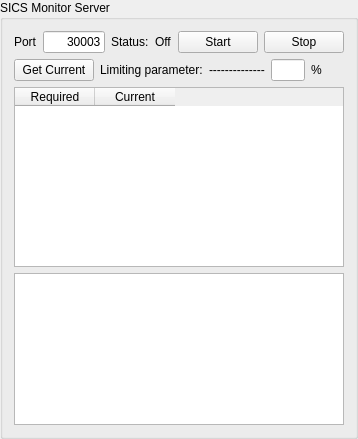
<?xml version="1.0" encoding="UTF-8"?>
<ui version="4.0">
 <class>Sics</class>
 <widget class="QGroupBox" name="Sics">
  <property name="geometry">
   <rect>
    <x>0</x>
    <y>0</y>
    <width>358</width>
    <height>439</height>
   </rect>
  </property>
  <property name="sizePolicy">
   <sizepolicy hsizetype="Ignored" vsizetype="Preferred">
    <horstretch>0</horstretch>
    <verstretch>0</verstretch>
   </sizepolicy>
  </property>
  <property name="windowTitle">
   <string>Sics</string>
  </property>
  <property name="title">
   <string>SICS Monitor Server</string>
  </property>
  <layout class="QVBoxLayout" name="verticalLayout">
   <item>
    <layout class="QHBoxLayout" name="horizontalLayout_2">
     <item>
      <widget class="QLabel" name="label">
       <property name="text">
        <string>Port</string>
       </property>
      </widget>
     </item>
     <item>
      <widget class="QLineEdit" name="port_Edit">
       <property name="text">
        <string>30003</string>
       </property>
       <property name="alignment">
        <set>Qt::AlignRight|Qt::AlignTrailing|Qt::AlignVCenter</set>
       </property>
      </widget>
     </item>
     <item>
      <widget class="QLabel" name="label_4">
       <property name="text">
        <string>Status:</string>
       </property>
      </widget>
     </item>
     <item>
      <widget class="QLabel" name="status_Edit">
       <property name="text">
        <string>Off</string>
       </property>
      </widget>
     </item>
     <item>
      <widget class="QPushButton" name="startserver_Button">
       <property name="text">
        <string>Start</string>
       </property>
      </widget>
     </item>
     <item>
      <widget class="QPushButton" name="stopserver_Button">
       <property name="text">
        <string>Stop</string>
       </property>
      </widget>
     </item>
    </layout>
   </item>
   <item>
    <layout class="QHBoxLayout" name="horizontalLayout">
     <item>
      <widget class="QPushButton" name="pushButton_2">
       <property name="sizePolicy">
        <sizepolicy hsizetype="Preferred" vsizetype="Fixed">
         <horstretch>0</horstretch>
         <verstretch>0</verstretch>
        </sizepolicy>
       </property>
       <property name="text">
        <string>Get Current</string>
       </property>
      </widget>
     </item>
     <item>
      <widget class="QLabel" name="label_2">
       <property name="text">
        <string>Limiting parameter:</string>
       </property>
      </widget>
     </item>
     <item>
      <widget class="QLabel" name="worstprm_label">
       <property name="text">
        <string>--------------</string>
       </property>
      </widget>
     </item>
     <item>
      <widget class="QLineEdit" name="worstval_edit">
       <property name="sizePolicy">
        <sizepolicy hsizetype="Ignored" vsizetype="Fixed">
         <horstretch>0</horstretch>
         <verstretch>0</verstretch>
        </sizepolicy>
       </property>
       <property name="alignment">
        <set>Qt::AlignRight|Qt::AlignTrailing|Qt::AlignVCenter</set>
       </property>
       <property name="readOnly">
        <bool>true</bool>
       </property>
      </widget>
     </item>
     <item>
      <widget class="QLabel" name="label_3">
       <property name="text">
        <string>%</string>
       </property>
      </widget>
     </item>
    </layout>
   </item>
   <item>
    <widget class="QTableWidget" name="compare_tbl">
     <property name="sizePolicy">
      <sizepolicy hsizetype="Expanding" vsizetype="MinimumExpanding">
       <horstretch>0</horstretch>
       <verstretch>0</verstretch>
      </sizepolicy>
     </property>
     <property name="minimumSize">
      <size>
       <width>0</width>
       <height>180</height>
      </size>
     </property>
     <attribute name="horizontalHeaderDefaultSectionSize">
      <number>80</number>
     </attribute>
     <attribute name="horizontalHeaderMinimumSectionSize">
      <number>19</number>
     </attribute>
     <attribute name="verticalHeaderDefaultSectionSize">
      <number>25</number>
     </attribute>
     <column>
      <property name="text">
       <string>Required</string>
      </property>
     </column>
     <column>
      <property name="text">
       <string>Current</string>
      </property>
     </column>
    </widget>
   </item>
   <item>
    <widget class="QTextEdit" name="inbuffer_Edit"/>
   </item>
  </layout>
 </widget>
 <resources/>
 <connections>
  <connection>
   <sender>startserver_Button</sender>
   <signal>clicked()</signal>
   <receiver>Sics</receiver>
   <slot>StartServer()</slot>
   <hints>
    <hint type="sourcelabel">
     <x>253</x>
     <y>67</y>
    </hint>
    <hint type="destinationlabel">
     <x>217</x>
     <y>69</y>
    </hint>
   </hints>
  </connection>
  <connection>
   <sender>stopserver_Button</sender>
   <signal>clicked()</signal>
   <receiver>Sics</receiver>
   <slot>StopServer()</slot>
   <hints>
    <hint type="sourcelabel">
     <x>335</x>
     <y>64</y>
    </hint>
    <hint type="destinationlabel">
     <x>117</x>
     <y>7</y>
    </hint>
   </hints>
  </connection>
  <connection>
   <sender>pushButton_2</sender>
   <signal>clicked()</signal>
   <receiver>Sics</receiver>
   <slot>GetCurrent()</slot>
   <hints>
    <hint type="sourcelabel">
     <x>39</x>
     <y>37</y>
    </hint>
    <hint type="destinationlabel">
     <x>31</x>
     <y>17</y>
    </hint>
   </hints>
  </connection>
 </connections>
 <slots>
  <slot>StartServer()</slot>
  <slot>StopServer()</slot>
  <slot>DoIt(str)</slot>
  <slot>GetCurrent()</slot>
 </slots>
</ui>
